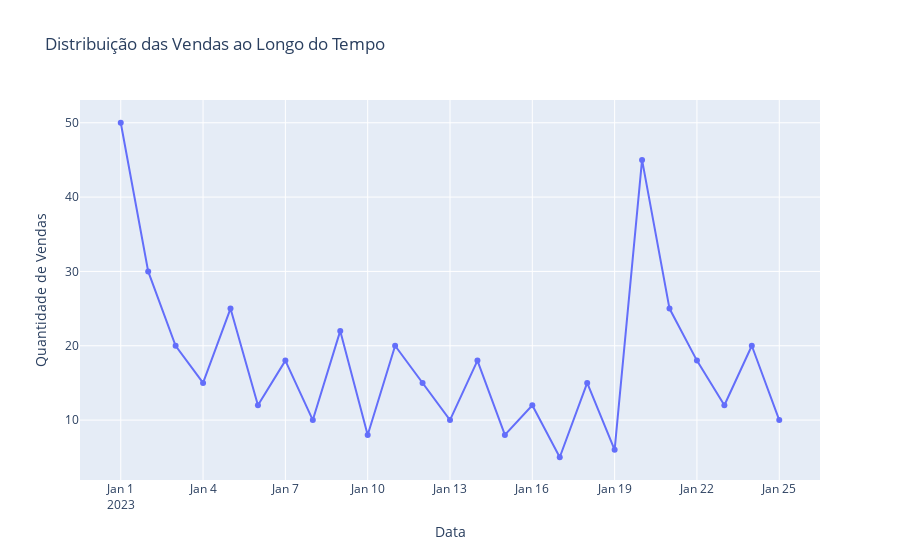

Notebook source saved alongside this figure:
### Code cell
fig = go.Figure()

fig.add_trace(go.Scatter(x=df['Data'], y=df['Quantidade de Vendas'], mode='lines+markers', name='Vendas'))

fig.update_layout(
  title='Distribuição das Vendas ao Longo do Tempo',
  xaxis_title='Data',
  yaxis_title='Quantidade de Vendas',
  xaxis=dict(type='date'),
  )

fig.show()

### Figure 1 — Plotly figure (JSON) as saved in the notebook; plotly's stock layout.template omitted (floating-point values rounded to 4 significant figures)
{"data": [{"mode": "lines+markers", "name": "Vendas", "type": "scatter", "x": ["2023-01-01T00:00:00", "2023-01-02T00:00:00", "2023-01-03T00:00:00", "2023-01-04T00:00:00", "2023-01-05T00:00:00", "2023-01-06T00:00:00", "2023-01-07T00:00:00", "2023-01-08T00:00:00", "2023-01-09T00:00:00", "2023-01-10T00:00:00", "2023-01-11T00:00:00", "2023-01-12T00:00:00", "2023-01-13T00:00:00", "2023-01-14T00:00:00", "2023-01-15T00:00:00", "2023-01-16T00:00:00", "2023-01-17T00:00:00", "2023-01-18T00:00:00", "2023-01-19T00:00:00", "2023-01-20T00:00:00", "2023-01-21T00:00:00", "2023-01-22T00:00:00", "2023-01-23T00:00:00", "2023-01-24T00:00:00", "2023-01-25T00:00:00"], "y": [50, 30, 20, 15, 25, 12, 18, 10, 22, 8, 20, 15, 10, 18, 8, 12, 5, 15, 6, 45, 25, 18, 12, 20, 10]}], "layout": {"title": {"text": "Distribuição das Vendas ao Longo do Tempo"}, "xaxis": {"title": {"text": "Data"}, "type": "date"}, "yaxis": {"title": {"text": "Quantidade de Vendas"}}}}
